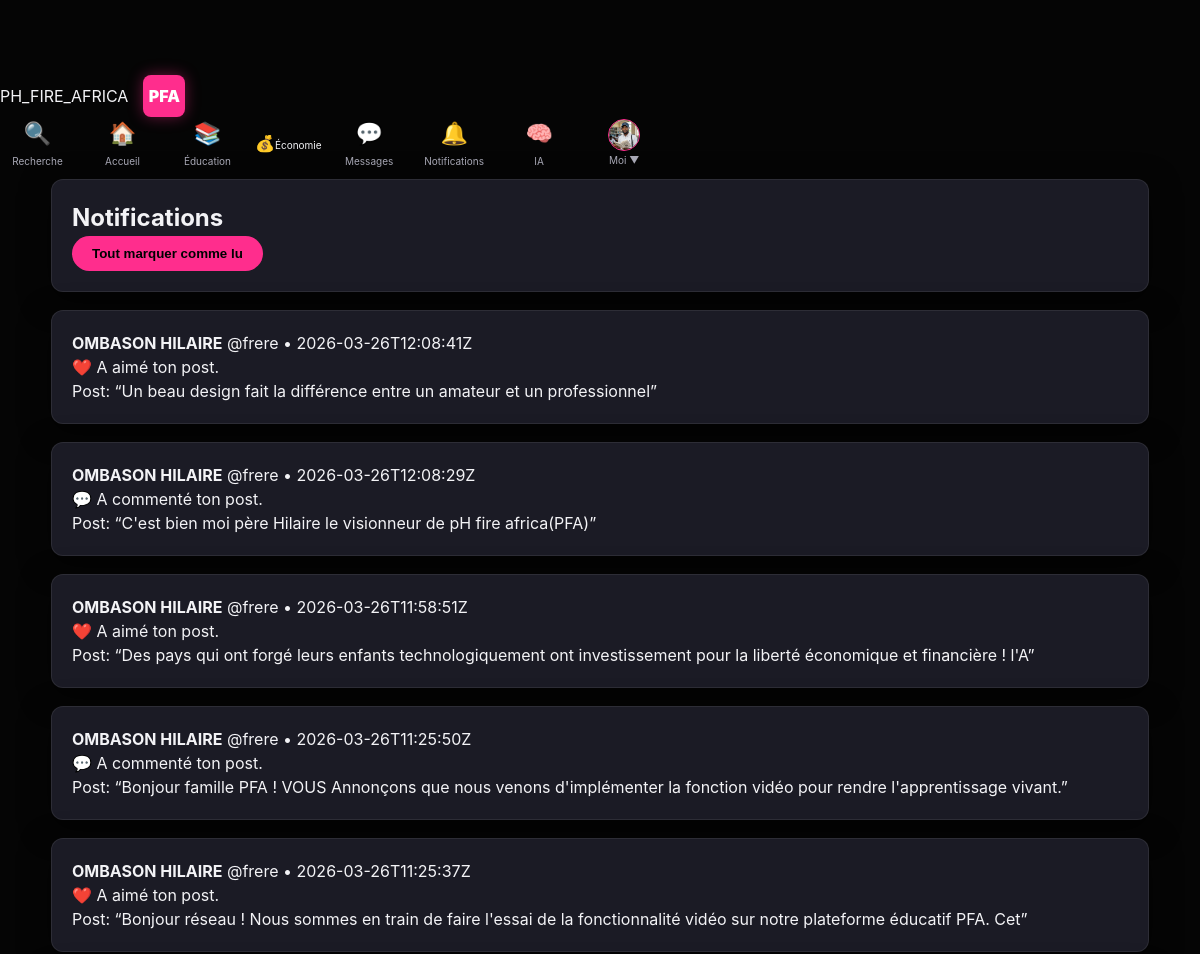
Before: /notifications (signed in, upper part) with the older database file.
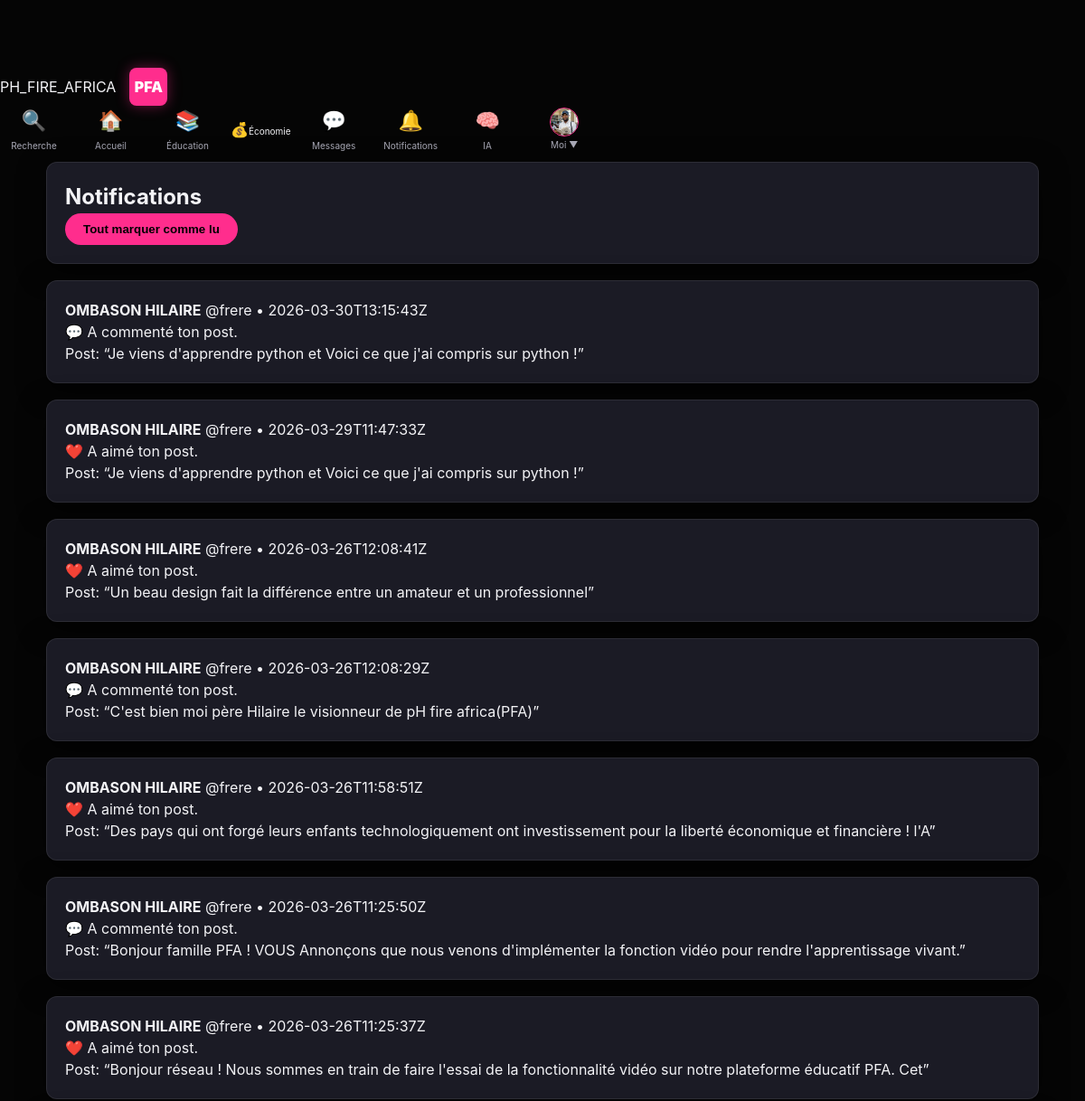
After: the same page with the newer database file.
### tables this page shows
CREATE TABLE notifications (
  id INTEGER PRIMARY KEY AUTOINCREMENT,
  user_id INTEGER NOT NULL,
  actor_id INTEGER NOT NULL,
  ntype TEXT NOT NULL,
  post_id INTEGER,
  created_at TEXT NOT NULL,
  is_read INTEGER NOT NULL DEFAULT 0,
  FOREIGN KEY (user_id) REFERENCES users(id) ON DELETE CASCADE,
  FOREIGN KEY (actor_id) REFERENCES users(id) ON DELETE CASCADE,
  FOREIGN KEY (post_id) REFERENCES posts(id) ON DELETE CASCADE
);

CREATE TABLE users (
  id INTEGER PRIMARY KEY AUTOINCREMENT,
  username TEXT UNIQUE NOT NULL,
  identifier TEXT UNIQUE NOT NULL,
  display_name TEXT NOT NULL,
  bio TEXT DEFAULT '',
  password_hash TEXT NOT NULL,
  created_at TEXT NOT NULL
, profile_pic TEXT DEFAULT 'default_avatar.png', cover_pic TEXT DEFAULT 'default_cover.jpg', role TEXT DEFAULT 'apprenant', language TEXT DEFAULT 'fr', privacy_level TEXT DEFAULT 'public', video_pref TEXT DEFAULT 'data_saver');

CREATE TABLE posts (
  id INTEGER PRIMARY KEY AUTOINCREMENT,
  user_id INTEGER NOT NULL,
  content TEXT NOT NULL,
  image_filename TEXT,
  created_at TEXT NOT NULL,
  FOREIGN KEY (user_id) REFERENCES users(id) ON DELETE CASCADE
);

### app.py (the view)
    @app.get("/notifications")
    @login_required
    def notifications():
        me = current_user()
        rows = db_all(
            "SELECT n.*, a.username AS actor_username, a.display_name AS actor_display_name, "
            "p.content AS post_content "
            "FROM notifications n "
            "JOIN users a ON a.id=n.actor_id "
            "LEFT JOIN posts p ON p.id=n.post_id "
            "WHERE n.user_id=? ORDER BY n.created_at DESC LIMIT 100",
            (me["id"],),
        )
        return render_template("notifications.html", notifications=rows)

### templates/notifications.html (shortened to what this page needs)
{% extends "base.html" %}
{% set title = "Notifications" %}
{% block content %}
<div class="card notif-head">
  <h2>Notifications</h2>
  <form method="post" action="{{ url_for('notifications_read_all') }}">
    <button class="btn btn-ghost" type="submit">Tout marquer comme lu</button>
  </form>
</div>
{% for n in notifications %}
  <div class="card notif {% if n.is_read == 0 %}notif-unread{% endif %}">
    <div class="notif-line">
      <b>{{ n.actor_display_name }}</b>
      <span class="muted">@{{ n.actor_username }}</span>
      <span class="muted small">• {{ n.created_at }}</span>
    </div>
    {% if n.ntype == 'follow' %}
      <div>✅ S’est abonné à toi.</div>
    {% elif n.ntype == 'like' %}
      <div>❤️ A aimé ton post.</div>
    {% elif n.ntype == 'comment' %}
      <div>💬 A commenté ton post.</div>
    {% endif %}
    {% if n.post_id %}
      <div class="muted small">Post: “{{ (n.post_content or '')[:120] }}”</div>
    {% endif %}
  </div>
{% endfor %}
{% endblock %}

Changed rows visible on the page:
added notifications: actor_display_name "OMBASON HILAIRE", actor_username "frere", created_at "2026-03-30T13:15:43Z", ntype "💬 A commenté ton post."
added posts: content "Je viens d'apprendre python et Voici ce que j'ai compris sur python !"
added notifications: actor_display_name "OMBASON HILAIRE", actor_username "frere", created_at "2026-03-29T11:47:33Z", ntype "❤️ A aimé ton post."
